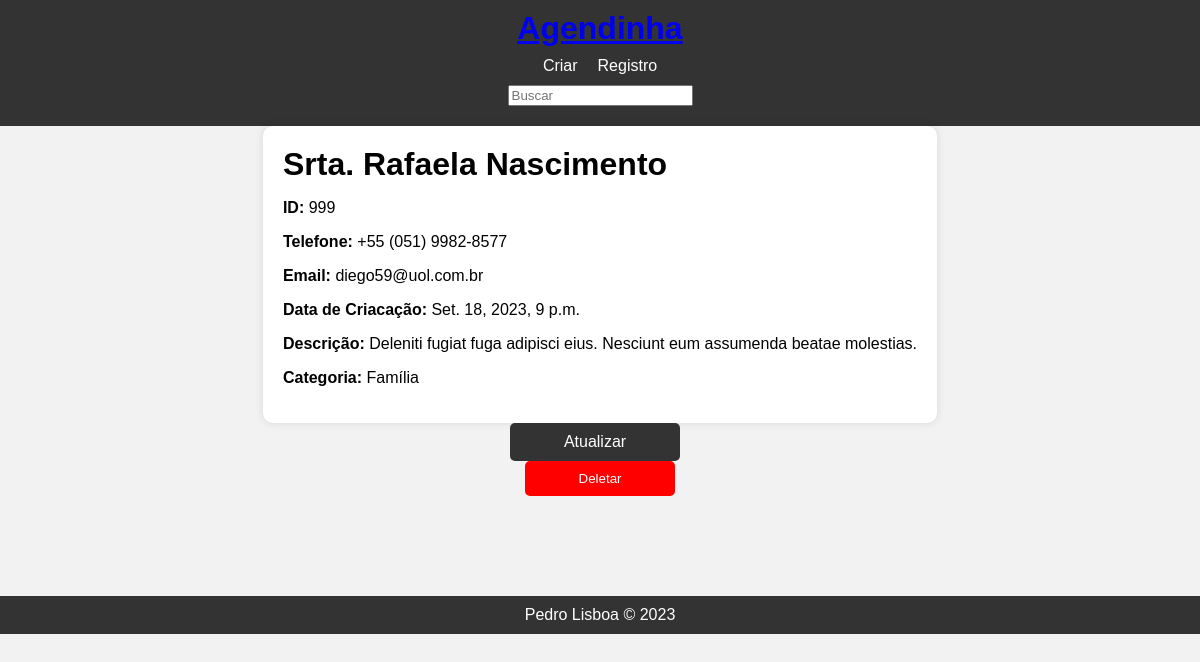
/contato/999/detalhe/, run on the app's committed database.
### contato/models.py (models this page shows, shortened)
class Contato(models.Model):
    nome = models.CharField(max_length=50)
    sobrenome = models.CharField(max_length=50, blank=True)
    telefone = models.CharField(max_length=50)
    email = models.EmailField(max_length=254)
    data_de_criacao = models.DateTimeField(default=timezone.now)
    descricao = models.TextField(blank=True)
    mostrar = models.BooleanField(default=True)
    imagem = models.ImageField(blank=True, upload_to='imagens/%Y/%m')
    categoria = models.ForeignKey(
        Categoria,
        on_delete=models.SET_NULL,
        blank=True,
        null=True)
    dono = models.ForeignKey(
        User,
        on_delete=models.SET_NULL,
        blank=True,
        null=True)
    class Meta:
        verbose_name = 'Cantato'
        verbose_name_plural = 'Contatos'

class Categoria(models.Model):
    nome = models.CharField(max_length=50)
    class Meta:
        verbose_name = 'Categoria'
        verbose_name_plural = 'Categorias'

### contato/views/contato_views.py (the view)
# urls.py: path('contato/<int:id_contato>/detalhe/', contato_unico, name='contato_unico'),
def contato_unico(request, id_contato):
    contato_u = Contato.objects.filter(pk=id_contato, mostrar=True).first()
    if contato_u is None:
        raise Http404()
    context = {
        'contato': contato_u
    }
    return render(request, 'contato_unico.html', context)

### contato/templates/contato_unico.html (shortened to what this page needs)
{% extends "base.html" %}
{% load static %}
{% block conteudo %}
    <div class="container__main contato__unico">
        <div class="container__contatos ">
            <h1>{{contato.nome}} {{contato.sobrenome}}</h1>
            <p><b>ID:</b> {{contato.id}}</p>
            <p><b>Telefone:</b> {{contato.telefone}}</p>
            <p><b>Email:</b> {{contato.email}}</p>
            <p><b>Data de Criacação:</b> {{contato.data_de_criacao}}</p>
            <p><b>Descrição:</b> {{contato.descricao}}</p>
            <p><b>Categoria:</b> {{contato.categoria.nome}}</p>
        </div>
        <div class="containner__butoes">
            <a class="btn__atualizar" href="{% url 'atualizar' contato.id %}">Atualizar</a>
            <form action="{% url 'deletar' contato.id %}" method="POST" id="formulario__deletar">
                <button class="btn__deletar" type="submit" id="botao__deletar">Deletar</button>
            </form>
        </div>
    </div>
{% endblock conteudo  %}

### contato/static/css/style.css (style rules this page uses)
body, h1, h2, h3, ul, li { margin: 0; padding: 0; }
body { background-color: #f2f2f2; font-family: Helvetica, Arial, sans-serif; }
.container__main { text-align: center; padding-bottom: 100px; }
.container__contatos { display: inline-block; text-align: left; padding: 20px; background-color: #fff; border-radius: 10px; box-shadow: 0 0 10px rgba(0, 0, 0, 0.1); }
form { display: flex; flex-direction: column; align-items: center; }
.btn__atualizar, .btn__deletar { display: inline-block; width: 150px; background-color: #333; color: #fff; padding: 10px; text-align: center; text-decoration: none; border: none; border-radius: 5px; cursor: pointer; transition: background-color 0.3s; }
.btn__atualizar { margin-right: 10px; }
.btn__deletar { background-color: #ff0000; }

### data on the page
Contato: nome "Srta.", sobrenome "Rafaela Nascimento", id "999", telefone "+55 (051) 9982-8577", email "diego59@uol.com.br", data_de_criacao "Set. 18, 2023, 9 p.m.", descricao "Deleniti fugiat fuga adipisci eius. Nesciunt eum assumenda beatae molestias.", categoria.nome "Família"
